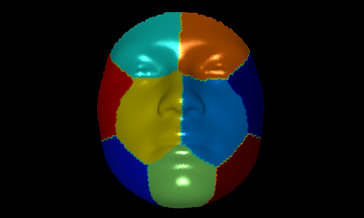
#> input picture CV/face.tiff, 364 x 218 px, shrunk from 600 x 360 before the run
$ python core_functions.py   (Python 2 division)
#> lines starting #> are read from the running program, lines starting #| are printed output that depends on the picture; after the words box and inside, x2 and y2 are one past the last pixel; in counts of white or black regions, pixels touching at a corner belong together
import cv2
import numpy as np

image = cv2.imread('face.tiff')
#> image is the input picture: shape (218, 364, 3); mean B, G, R 21.1, 28.5, 22.5

# (Rows, Columns, Channels)
r, c, ch = image.shape
#> r = 218; c = 364; ch = 3

# getting regions of interest (roi)

roi1 = image[:, c/4:c/2]
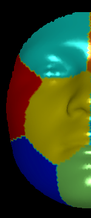
#> roi1: shape (218, 91, 3); mean B, G, R 40.8, 71.3, 52.1
roi2 = image[:, c/2:(3*c/4)]
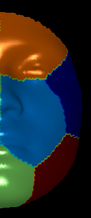
#> roi2: shape (218, 91, 3); mean B, G, R 43.7, 42.8, 38.1

image[:, (3*c/4):c] = roi1
image[:, 0:c/4] = roi2

cv2.imshow("Image", image)

# add images

img = cv2.imread('normal.jpg')
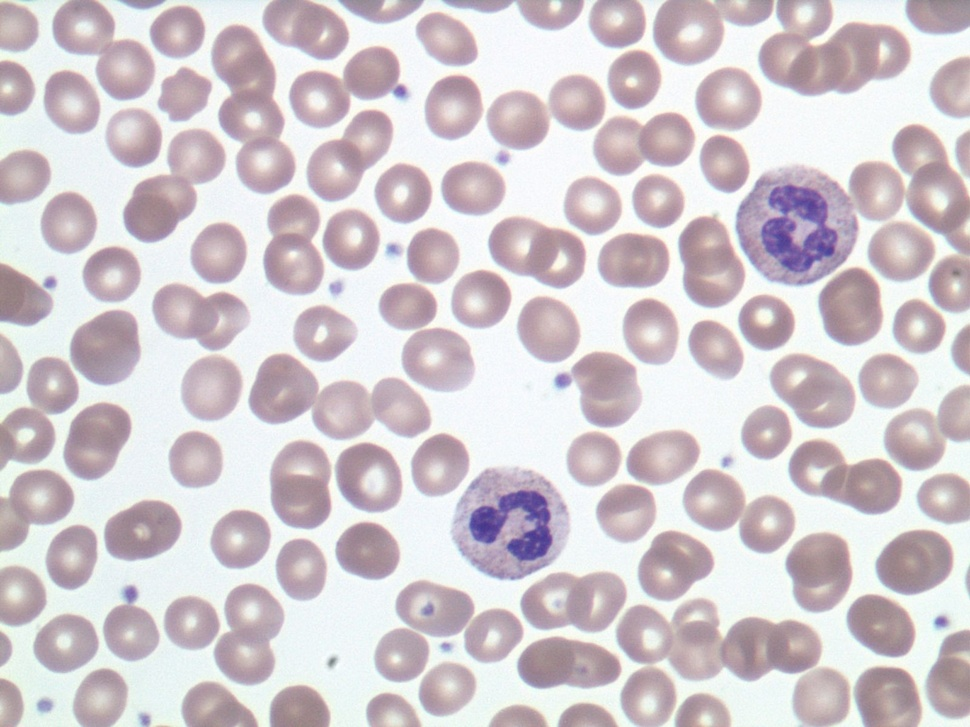
#> input picture CV/normal.jpg, 970 x 727 px, shrunk from 1600 x 1200 before the run
#> img is the input picture: shape (727, 970, 3); mean B, G, R 206.6, 201.2, 210

roi = image[:, :]
bw_image = cv2.cvtColor(image, cv2.COLOR_BGR2GRAY)
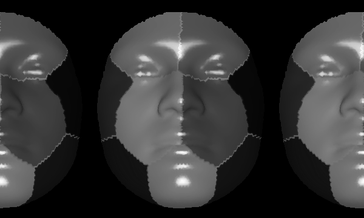
#> bw_image: shape (218, 364); min 0, max 252, mean 51.8
ret, mask = cv2.threshold(bw_image, 10, 255, cv2.THRESH_BINARY)
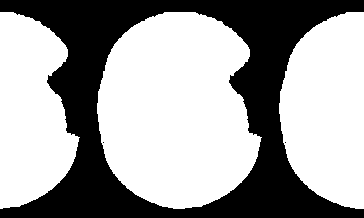
#> mask: shape (218, 364); 62.9% white; 3 black regions (2 under 20 px), largest, box (x1, y1, x2, y2) and area: (0, 0, 364, 218) 29434
mask_inv = cv2.bitwise_not(mask)

foreground = cv2.bitwise_and(roi, roi, mask = mask)
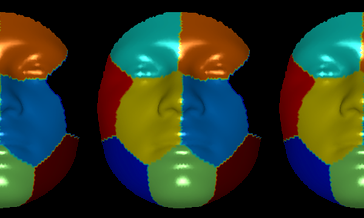
#> foreground: shape (218, 364, 3); mean B, G, R 39.7, 57, 45
background = cv2.bitwise_and(roi, roi, mask = mask_inv)

img_sum = cv2.add(foreground, background)
img[0:r, 0:c] = img_sum
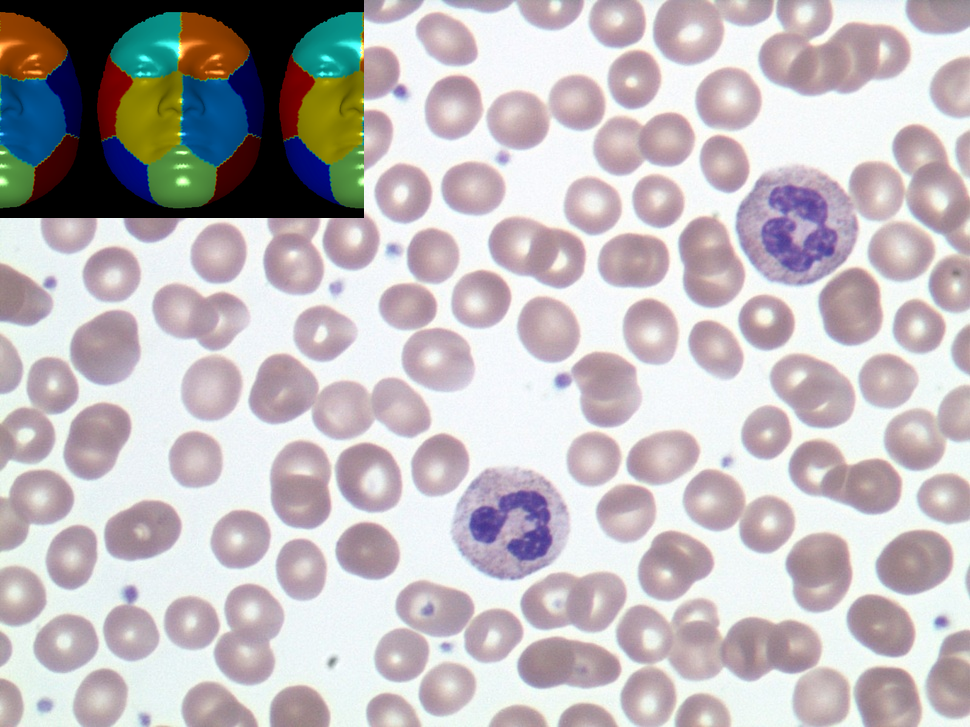
#> img: shape (727, 970, 3); 11.25% of pixels changed, all inside (x1, y1, x2, y2) = (0, 0, 364, 218)

cv2.imshow('Sum', img)

cv2.waitKey(0)
cv2.destroyAllWindows()
